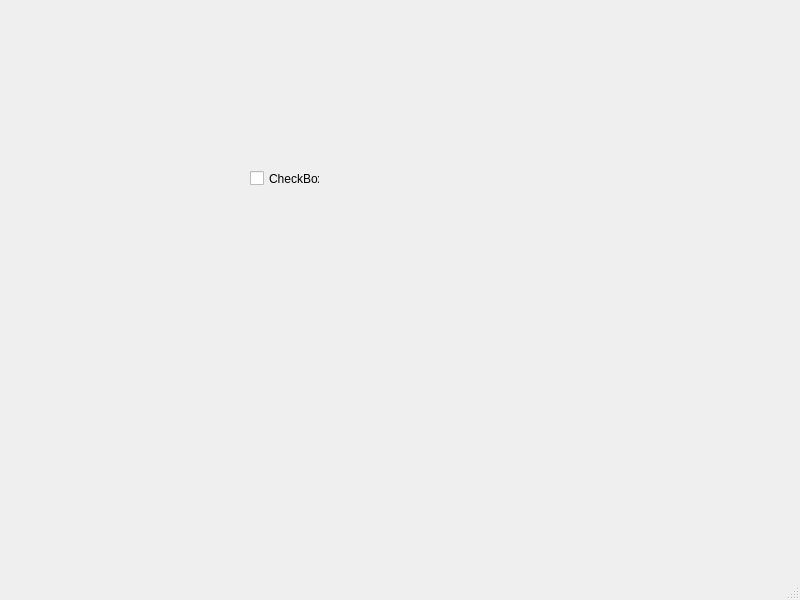
<?xml version="1.0" encoding="UTF-8"?>
<ui version="4.0">
 <class>MainWindow</class>
 <widget class="QMainWindow" name="MainWindow">
  <property name="geometry">
   <rect>
    <x>0</x>
    <y>0</y>
    <width>800</width>
    <height>600</height>
   </rect>
  </property>
  <property name="windowTitle">
   <string>MainWindow</string>
  </property>
  <widget class="QWidget" name="centralwidget">
   <widget class="QCheckBox" name="checkBox">
    <property name="geometry">
     <rect>
      <x>250</x>
      <y>170</y>
      <width>70</width>
      <height>17</height>
     </rect>
    </property>
    <property name="text">
     <string>CheckBox</string>
    </property>
   </widget>
  </widget>
  <widget class="QMenuBar" name="menubar">
   <property name="geometry">
    <rect>
     <x>0</x>
     <y>0</y>
     <width>800</width>
     <height>21</height>
    </rect>
   </property>
  </widget>
  <widget class="QStatusBar" name="statusbar"/>
 </widget>
 <resources/>
 <connections/>
</ui>
